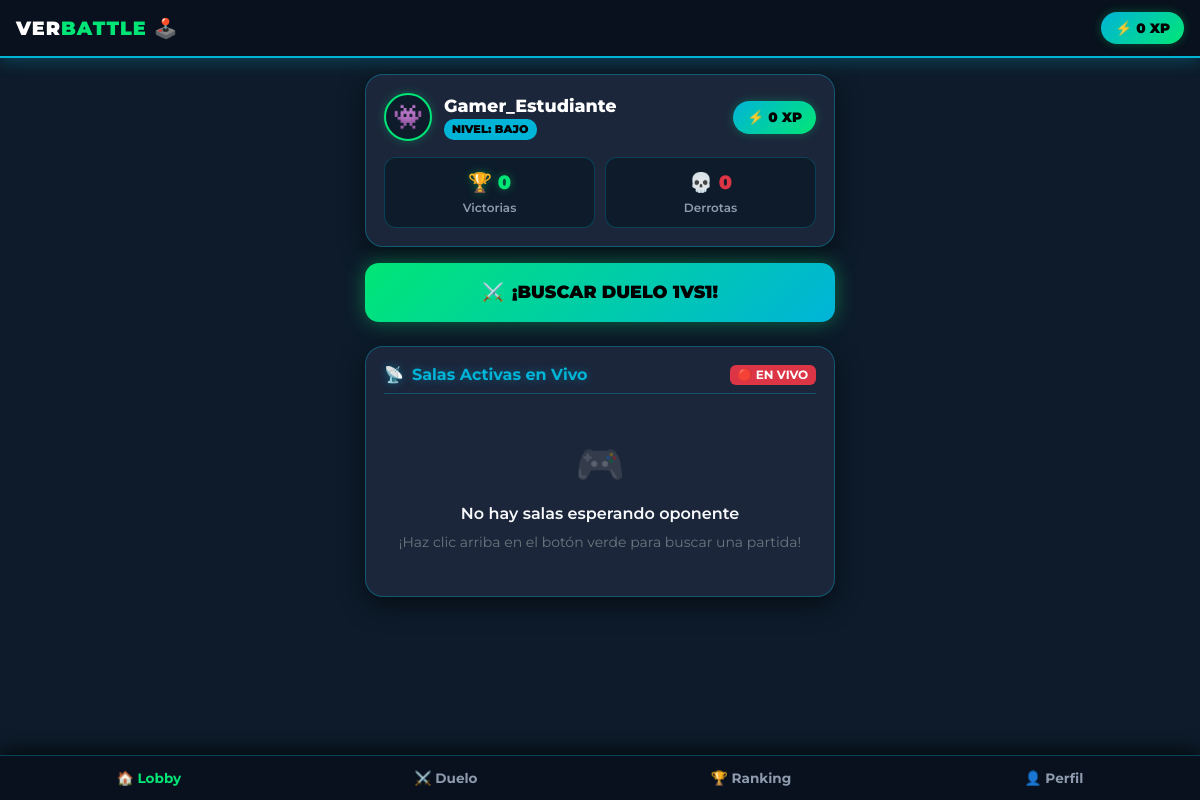
Before: / with the older database file.
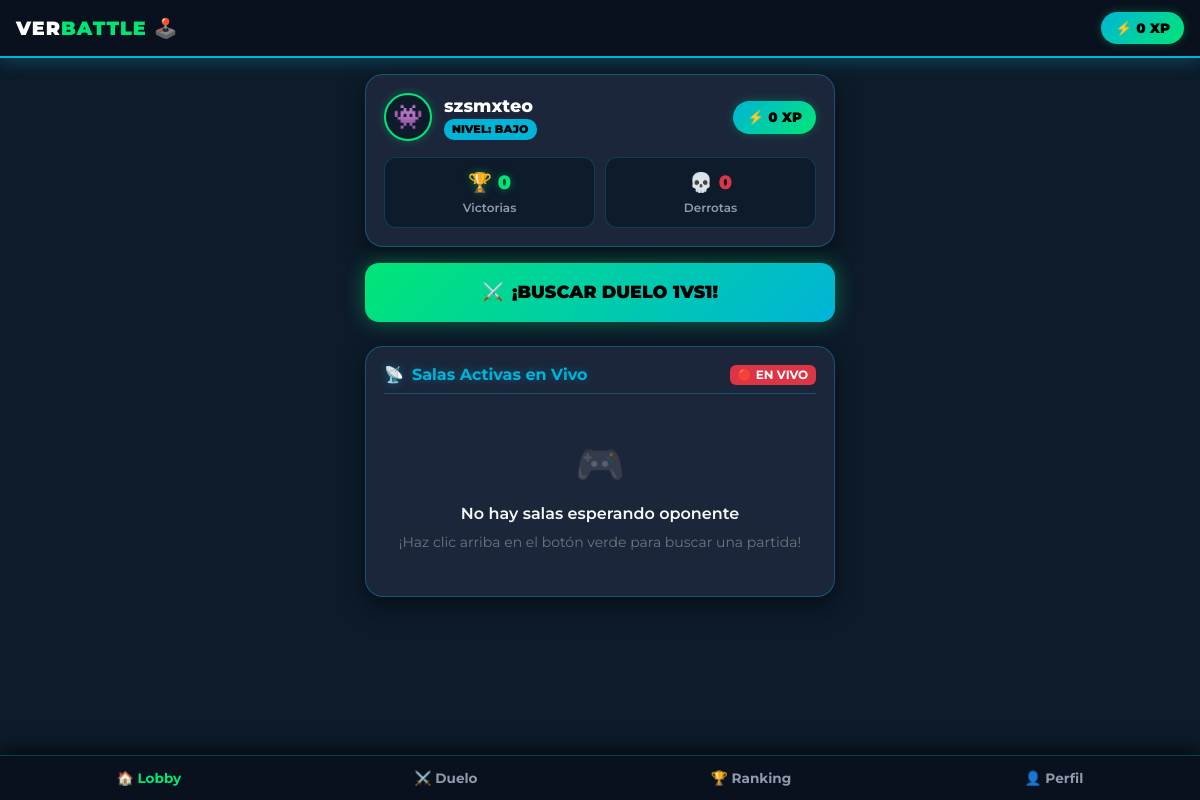
After: the same page with the newer database file.
### verbattle/models.py (models this page shows, shortened)
class PerfilJugador(models.Model):
    NIVELES = [
        ('BAJO', 'Bajo'),
        ('MEDIO', 'Medio'),
        ('ALTO', 'Alto'),
    ]
    usuario = models.OneToOneField(User, on_delete=models.CASCADE, null=True, blank=True)
    gamer_tag = models.CharField(max_length=50, default="Gamer_Estudiante")
    nivel_dominio = models.CharField(max_length=10, choices=NIVELES, default='BAJO')
    puntos_xp = models.IntegerField(default=0)
    victorias = models.IntegerField(default=0)
    derrotas = models.IntegerField(default=0)

### verbattle/views.py (the view, shortened to what this page needs)
# urls.py: path('', views.home, name='home'),
def home(request):
    perfil = get_perfil_activo()
    salas = SalaVirtual.objects.filter(estado='ESPERANDO')[:5]
    return render(request, 'home.html', {
        'perfil': perfil,
        'salas': salas
    })

### verbattle/views.py (called while the page is built)
def get_perfil_activo():
    perfil, _ = PerfilJugador.objects.get_or_create(
        id=1,
        defaults={
            'gamer_tag': 'Gamer_Estudiante',
            'nivel_dominio': 'BAJO',
            'puntos_xp': 0,
            'victorias': 0,
            'derrotas': 0
        }
    )
    return perfil

### templates/home.html (shortened to what this page needs)
{% extends 'base.html' %}
{% load static %}
{% block content %}
<div class="vb-card">
    <div class="profile-header">
        <div class="profile-info">
            <div class="avatar-box">👾</div>
            <div>
                <h5 class="gamer-tag-name">{{ perfil.gamer_tag|default:"Gamer_Estudiante" }}</h5>
                <span class="level-tag">Nivel: {{ perfil.nivel_dominio|default:"BAJO" }}</span>
            </div>
        </div>
        <span class="xp-badge">
            ⚡ {{ perfil.puntos_xp|default:0 }} XP
        </span>
    </div>
    <div class="stats-grid">
        <div class="stat-card">
            <div class="stat-num text-neon-green">🏆 {{ perfil.victorias|default:0 }}</div>
            <div class="stat-desc">Victorias</div>
        </div>
        <div class="stat-card">
            <div class="stat-num text-danger">💀 {{ perfil.derrotas|default:0 }}</div>
            <div class="stat-desc">Derrotas</div>
        </div>
    </div>
</div>
<div class="mb-4">
    <a href="{% url 'matchmaking' %}" class="btn-verbattle-arcade pulse-btn">
        <span>⚔️</span>
        <span>¡BUSCAR DUELO 1VS1!</span>
    </a>
</div>
<div class="vb-card">
    <div class="d-flex align-items-center justify-content-between mb-3 pb-2 border-bottom" style="border-color: rgba(0, 180, 216, 0.3) !important;">
        <h6 class="fw-bold mb-0 text-neon-cyan d-flex align-items-center gap-2">
            <span>📡</span> Salas Activas en Vivo
        </h6>
        <span class="badge bg-danger text-white" style="animation: pulse 2s infinite;">🔴 EN VIVO</span>
    </div>
    {% if salas %}
        {% for sala in salas %}
            <div class="d-flex justify-content-between align-items-center p-3 mb-2 rounded sala-item">
                <div>
                    <strong class="text-white" style="font-size: 1.1rem;">Sala #{{ sala.codigo_sala }}</strong>
                    <div class="small text-muted mt-1">
                        👤 Anfitrión: {{ sala.jugador1.username|default:"Jugador 1" }}
                    </div>
                </div>
                <a href="{% url 'sala_duelo_directa' %}" class="btn btn-sm btn-unirse rounded-pill fw-bold px-3">
                    Unirse ⚔️
                </a>
            </div>
        {% endfor %}
    {% else %}
        <div class="text-center py-4 text-muted">
            <div class="fs-1 mb-2" style="opacity: 0.5;">🎮</div>
            <p class="mb-1 fw-semibold text-light">No hay salas esperando oponente</p>
            <small class="text-secondary">¡Haz clic arriba en el botón verde para buscar una partida!</small>
        </div>
    {% endif %}
</div>
{% endblock %}

### templates/base.html (shortened to what this page needs)
{% load static %}
<!DOCTYPE html>
<html lang="es">
<head>
    <link rel="stylesheet" href="{% static 'css/verbattle-theme.css' %}?v=4">
    <link href="https://cdn.jsdelivr.net/npm/bootstrap@5.3.0/dist/css/bootstrap.min.css" rel="stylesheet">
</head>
<body class="body-verbattle">
    <nav class="navbar-verbattle" style="position: sticky; top: 0; z-index: 1000;">
        <a class="brand-text" href="{% url 'home' %}">
            VER<span>BATTLE</span> 🕹️
        </a>
        <span class="xp-badge">
            ⚡ {{ perfil.puntos_xp|default:0 }} XP
        </span>
    </nav>
    <main class="vb-container my-3">
        {% block content %}
        {% endblock %}
    </main>
    <nav class="bottom-nav-fixed">
        <a href="{% url 'home' %}" class="nav-link-mobile {% if request.resolver_match.url_name == 'home' %}active{% endif %}">
            <span>🏠 Lobby</span>
        </a>
        <a href="{% url 'sala_duelo_directa' %}" class="nav-link-mobile {% if request.resolver_match.url_name == 'sala_duelo_directa' %}active{% endif %}">
            <span>⚔️ Duelo</span>
        </a>
        <a href="{% url 'ranking' %}" class="nav-link-mobile {% if request.resolver_match.url_name == 'ranking' %}active{% endif %}">
            <span>🏆 Ranking</span>
        </a>
        <a href="{% url 'login' %}" class="nav-link-mobile {% if request.resolver_match.url_name == 'login' %}active{% endif %}">
            <span>👤 Perfil</span>
        </a>
    </nav>
</body>
</html>

### static/css/verbattle-theme.css (style rules this page uses)
:root { --bg-dark: #0d1b2a; --bg-card: #1b263b; --accent-green: #00e676; --accent-blue: #00b4d8; --danger-red: #ff1744; --text-light: #f8f9fa; --font-main: 'Montserrat', system-ui, -apple-system, sans-serif; }
body.body-verbattle { background-color: var(--bg-dark) !important; color: var(--text-light) !important; font-family: var(--font-main) !important; min-height: 100vh; margin: 0; padding-bottom: 90px; }
a, a:visited, a:hover, a:active { text-decoration: none !important; }
.vb-container { width: 100%; max-width: 500px; margin: 0 auto; padding: 0 15px; box-sizing: border-box; }
.text-neon-green { color: var(--accent-green) !important; text-shadow: 0 0 8px rgba(0, 230, 118, 0.4); }
.text-neon-cyan { color: var(--accent-blue) !important; text-shadow: 0 0 8px rgba(0, 180, 216, 0.4); }
.navbar-verbattle { background-color: #08111d; border-bottom: 2px solid var(--accent-blue); padding: 12px 16px; display: flex !important; justify-content: space-between !important; align-items: center !important; box-shadow: 0 4px 15px rgba(0, 180, 216, 0.25); }
.brand-text, .brand-text:visited { font-weight: 900; letter-spacing: 1px; font-size: 1.2rem; color: #FFFFFF !important; }
.brand-text span { color: var(--accent-green) !important; }
.xp-badge { background: linear-gradient(135deg, var(--accent-blue), var(--accent-green)); color: #000000 !important; font-weight: 900; border-radius: 20px; padding: 6px 14px; font-size: 0.85rem; display: inline-flex; align-items: center; gap: 4px; box-shadow: 0 0 10px rgba(0, 230, 118, 0.3); }
.vb-card { background-color: var(--bg-card) !important; border: 1px solid rgba(0, 180, 216, 0.35) !important; border-radius: 18px !important; padding: 18px !important; margin-bottom: 16px !important; box-shadow: 0 8px 24px rgba(0, 0, 0, 0.5) !important; }
.profile-header { display: flex !important; flex-direction: row !important; align-items: center !important; justify-content: space-between !important; margin-bottom: 16px; }
.profile-info { display: flex !important; align-items: center !important; gap: 12px !important; }
.avatar-box { background-color: #0d1b2a; border: 2px solid var(--accent-green); border-radius: 50%; width: 48px; height: 48px; display: flex; align-items: center; justify-content: center; font-size: 1.5rem; box-shadow: 0 0 10px rgba(0, 230, 118, 0.3); }
.gamer-tag-name { font-size: 1.1rem; font-weight: 800; color: #FFFFFF !important; margin: 0; }
.level-tag { display: inline-block; background-color: var(--accent-blue); color: #000 !important; font-size: 0.7rem; font-weight: 900; padding: 2px 8px; border-radius: 10px; text-transform: uppercase; margin-top: 2px; }
.stats-grid { display: flex !important; gap: 10px !important; margin-top: 12px; }
.stat-card { flex: 1; background-color: #0d1b2a; border: 1px solid rgba(0, 180, 216, 0.25); border-radius: 12px; padding: 10px; text-align: center; }
.stat-num { font-size: 1.2rem; font-weight: 900; margin-bottom: 2px; }
.stat-desc { font-size: 0.75rem; color: #8E9BAE; font-weight: 600; }
.btn-verbattle-arcade, .btn-verbattle-arcade:visited, .btn-verbattle-arcade:hover { background: linear-gradient(135deg, #00e676, #00b4d8) !important; color: #000000 !important; font-weight: 900 !important; border-radius: 14px !important; border: none !important; padding: 16px 20px !important; width: 100% !important; font-size: 1.1rem !important; display: flex !important; align-items: center !important; justify-content: center !important; gap: 8px !important; box-shadow: 0 0 20px rgba(0, 230, 118, 0.4) !important; box-sizing: border-box !important; transition: transform 0.2s; }
.bottom-nav-fixed { position: fixed !important; bottom: 0 !important; left: 0 !important; right: 0 !important; background-color: #08111d !important; border-top: 1px solid rgba(0, 180, 216, 0.3) !important; display: flex !important; justify-content: space-around !important; align-items: center !important; padding: 12px 0 !important; z-index: 9999 !important; box-shadow: 0 -4px 20px rgba(0, 0, 0, 0.7) !important; }
.nav-link-mobile, .nav-link-mobile:visited { color: #8E9BAE !important; display: flex !important; flex-direction: column !important; align-items: center !important; font-size: 0.85rem !important; font-weight: 700 !important; }
.nav-link-mobile.active, .nav-link-mobile:hover { color: var(--accent-green) !important; }

### templates/home.html (style rules this page uses)
.pulse-btn { animation: pulse-green 2s infinite; }

Changed rows visible on the page:
changed PerfilJugador "BAJO": gamer_tag "Gamer_Estudiante" → "szsmxteo"
